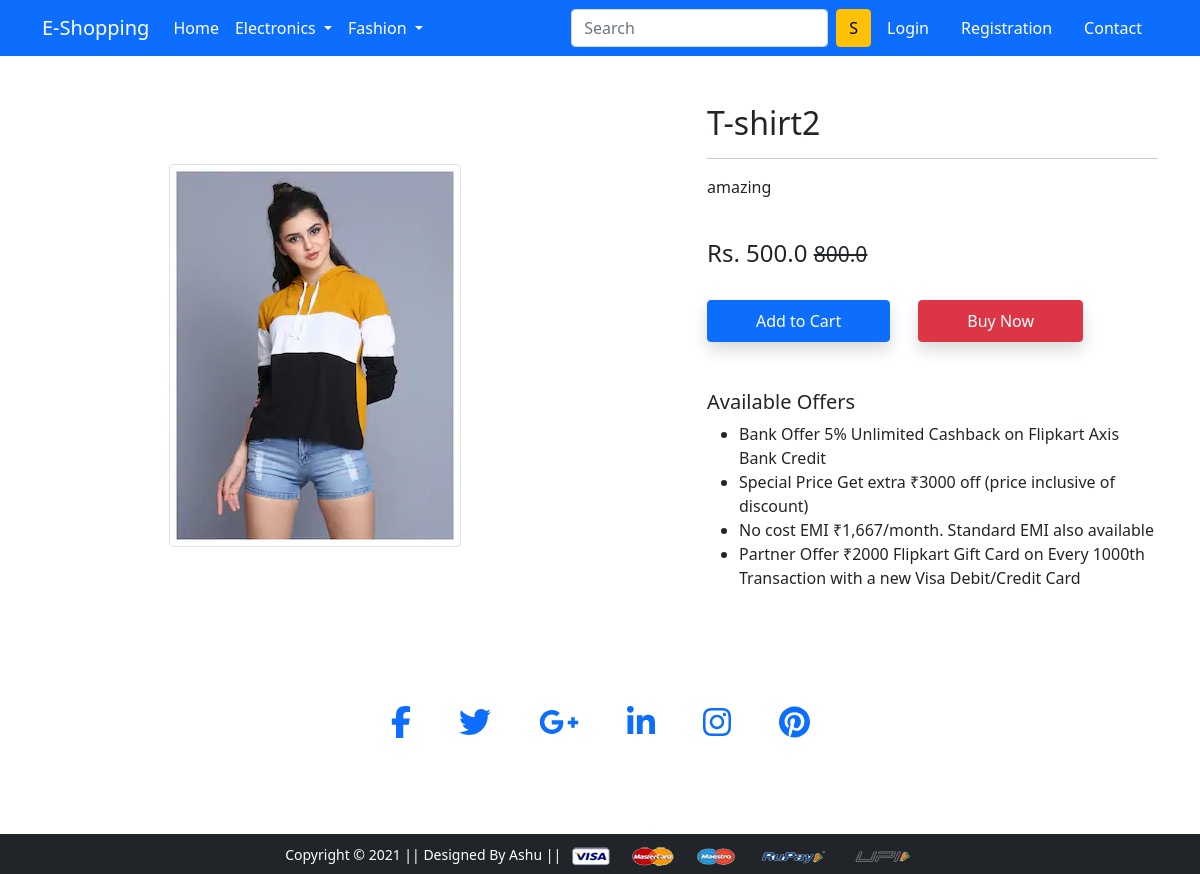
Page /product-detail/20 on the committed database.
### app/models.py (models this page shows, shortened)
class Product(models.Model):
 title = models.CharField(max_length=100)
 selling_price = models.FloatField()
 discounted_price = models.FloatField()
 description = models.TextField()
 brand = models.CharField(max_length=100)
 category = models.CharField( choices=CATEGORY_CHOICES, max_length=3)
 product_image = models.ImageField(upload_to='productimg')

### app/views.py (the view)
# urls.py: path('product-detail/<int:pk>', views.ProductDetailView.as_view(),
class ProductDetailView(View):
	def get(self, request, pk):
		totalitem = 0
		product = Product.objects.get(pk=pk)
		print(product.id)
		item_already_in_cart=False
		if request.user.is_authenticated:
			totalitem = len(Cart.objects.filter(user=request.user))
			item_already_in_cart = Cart.objects.filter(Q(product=product.id) & Q(user=request.user)).exists()
		return render(request, 'app/productdetail.html', {'product':product, 'item_already_in_cart':item_already_in_cart, 'totalitem':totalitem})

### app/templates/app/productdetail.html (shortened to what this page needs)
{% extends 'app/base.html' %}
{% load static %}
{% block main-content %}
<div class="container my-5">
 <div class="row">
  <div class="col-sm-6 text-center align-self-center">
   <img src="{{product.product_image.url}}" alt="" class="img-fluid img-thumbnail">
  </div>
  <div class="col-sm-5 offset-sm-1">
   <h2>{{product.title}}</h2>
   <hr>
   <p>{{product.description}}</p> <br>
   <h4>Rs. {{product.discounted_price}} <small class="fw-light text-decoration-line-through">{{product.selling_price}}</small></h4> <br>
   {% if not request.user.is_authenticated %}
     <form action="/add-to-cart" class="d-inline">
      <button type="submit" class="btn btn-primary shadow px-5 py-2">Add to Cart</button>
     </form>
   {% endif %}
   <a href="{% url 'checkout' %}" class="btn btn-danger shadow px-5 py-2 ms-4">Buy Now</a>
   <h5 class="mt-5">Available Offers</h5>
   <ul>
    <li>Bank Offer 5% Unlimited Cashback on Flipkart Axis Bank Credit</li>
    <li>Special Price Get extra ₹3000 off (price inclusive of discount)</li>
    <li>No cost EMI ₹1,667/month. Standard EMI also available</li>
    <li>Partner Offer ₹2000 Flipkart Gift Card on Every 1000th Transaction with a new Visa Debit/Credit Card</li>
   </ul>
  </div>
 </div>
</div>
{% endblock main-content %}

### rows in the picture
Product: product_image (picture), title "T-shirt2", description "amazing", discounted_price "500.0", selling_price "800.0"
